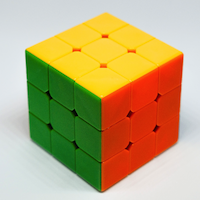
#> input picture PycharmProjects/geodesic/ruslan-keba-G5tOIWFZqFE-unsplash_RubiksCube_small.png, 200 x 200 px
$ python Bridson_ImageModify.py   (older library calls are emulated)
#> lines starting #> are read from the running program, lines starting #| are printed output that depends on the picture
# Image modification library.
from PIL import Image, ImageEnhance
from scipy import io, misc
import matplotlib.pyplot as plt


# Increase edge contrast - hopefully it will impact segmentation

def increaseContrast(image, factor):
	enhancer = ImageEnhance.Contrast( image )
	output = enhancer.enhance( factor )
	return output

def toGrey(image):
	pass

def openImage(filename):
	image = misc.imread(filename)
	return image

if __name__ == '__main__':
	filename = 'ruslan-keba-G5tOIWFZqFE-unsplash_RubiksCube_small.png'

	image = Image.open( filename )
#> image is the input picture: PIL image 200x200 RGBA; mean R, G, B, A 189.9, 168, 118.7, 255
	image = image.convert('LA')
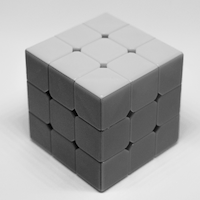
#> image: PIL image 200x200 LA; mean R, G, B, A 169, 169, 169, 255
	plt.figure()
	plt.title("Original Image")
	plt.imshow(image)

	output = increaseContrast(image, 1.1)
	output = output.convert('LA')
	plt.figure()
	plt.title("Contrasted Image")
	plt.imshow(output)

	plt.show()
